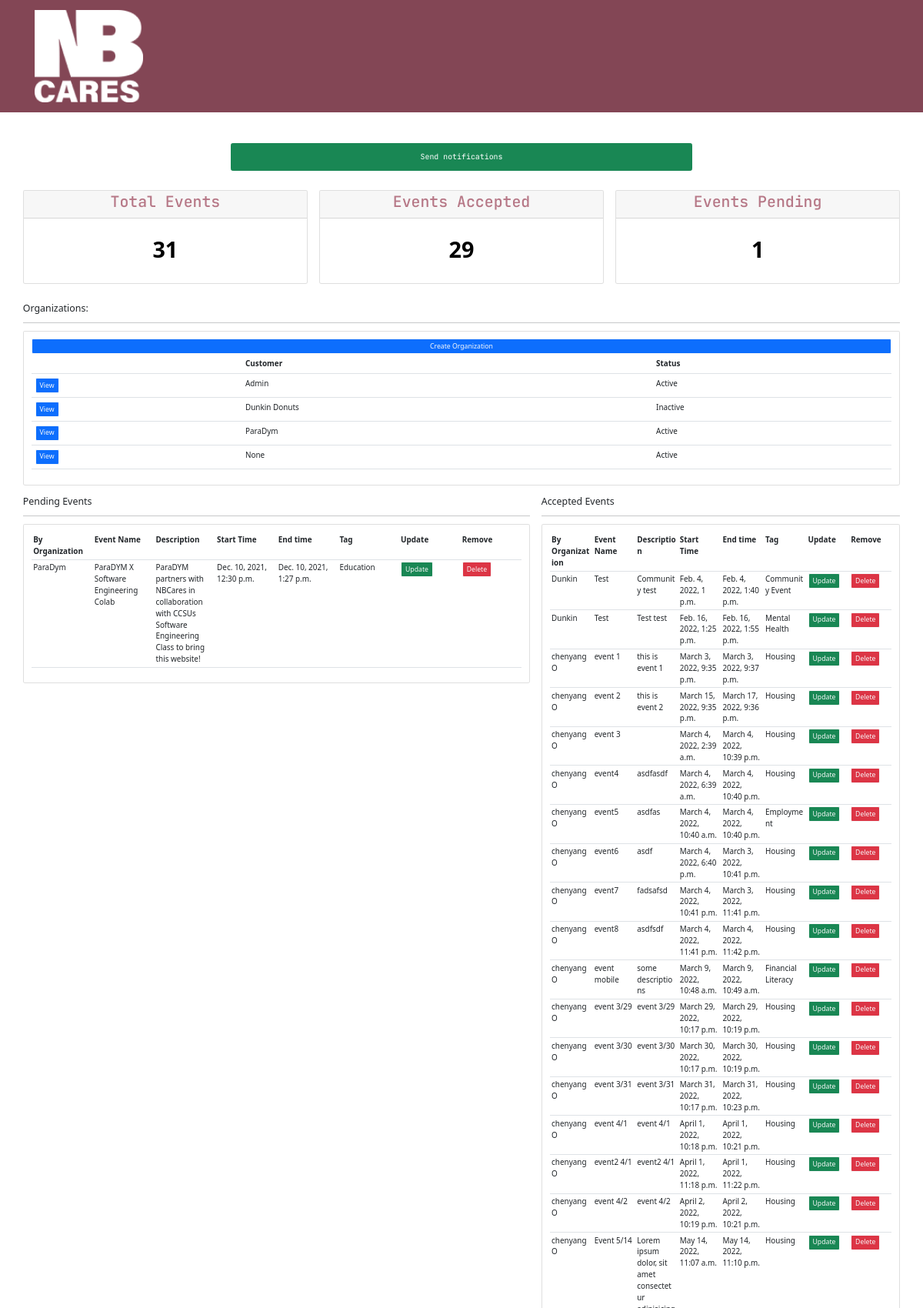
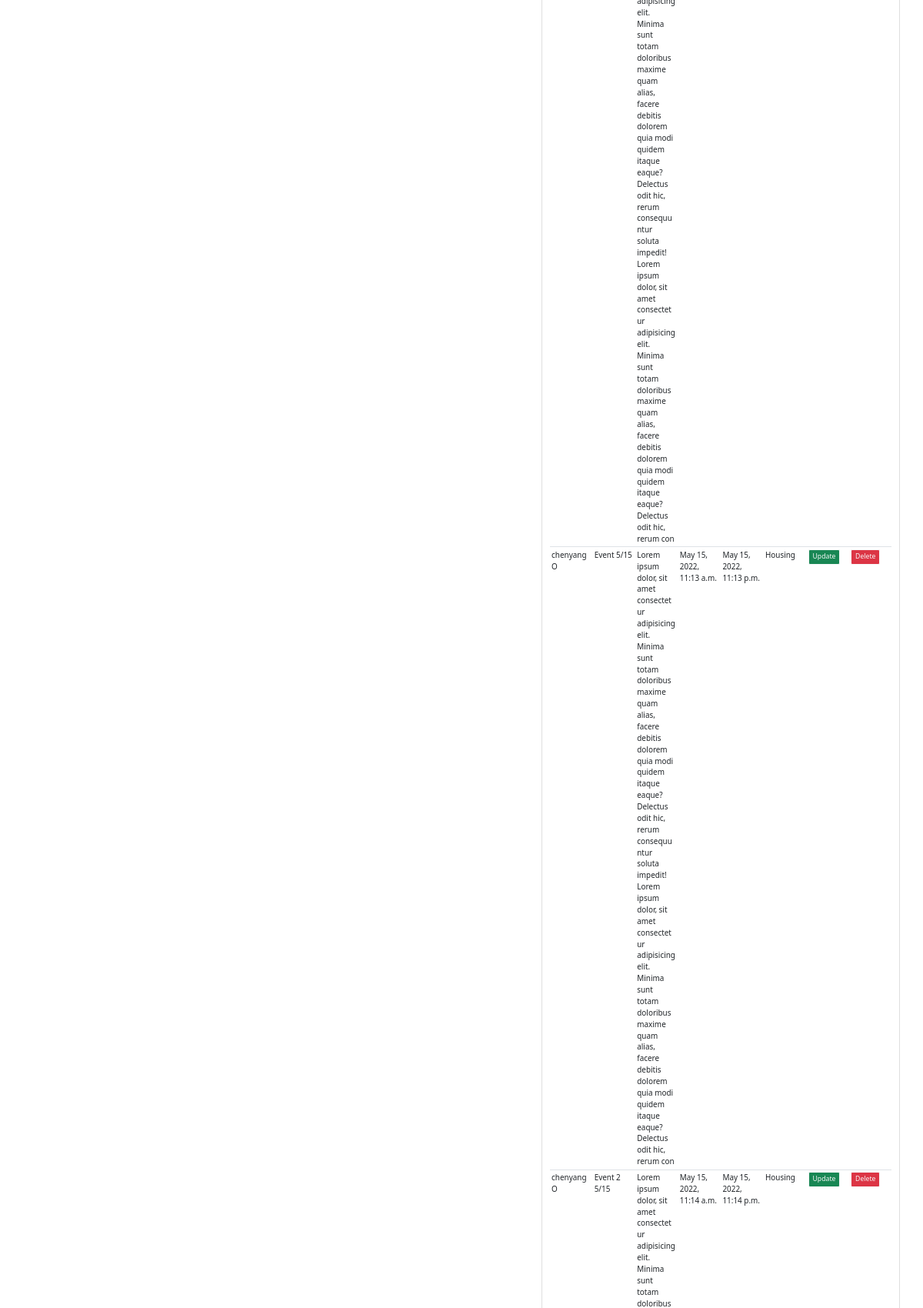
Page /admin-panel (signed in, upper part) on the committed database (2 pictures, top to bottom).
### ProjectSite/models.py (models this page shows, shortened)
class Organization(models.Model):
    ORGANIZATION_STATUS = (
        ('Active', 'Active'),
        ('Inactive', 'Inactive'),
    )
    user = models.OneToOneField(User, on_delete=models.CASCADE, null=True)
    org_name = models.CharField(max_length=40, null=True, blank=False)
    org_address = models.CharField(max_length=60, null=True, blank=True)
    org_phone = models.CharField(max_length=20, null=True, blank=True)
    org_email = models.EmailField(null=True, blank=True)
    org_status = models.CharField(max_length=20, choices=ORGANIZATION_STATUS, default='Active')
    org_date_created = models.DateTimeField(auto_now_add=True, null=True, blank=True)
    def __str__(self):
        return str(self.user)

class Event(models.Model):
    EVENT_TAGS = (
        ('Housing', 'Housing'), ('Employment', 'Employment'), ('Education', 'Education'),
        ('Financial Literacy', 'Financial Literacy'), ('Healthcare', 'Healthcare'), ('Mental Health', 'Mental Health'),
        ('Family Engagement', 'Family Engagement'), ('Children Activities', 'Children Activities'), ('Art', 'Art'),
        ('Community Event', 'Community Event'), ('Fundraising', 'Fundraising'), ('Other', 'Other'),
    )
    EVENT_STATUS = (
        (u'Accepted', u'Accepted'),
        (u'Pending', u'Pending'),
        (u'Canceled', u'Canceled'),
        (u'Requested For Change', u'Requested For Change'),
    )
    user = models.ForeignKey(Organization, on_delete=models.CASCADE)
    event_name = models.CharField(max_length=100, null=True, blank=False)
    event_description = models.TextField(max_length=400, null=True, blank=True)
    event_sTime = models.DateTimeField()
    event_eTime = models.DateTimeField()
    event_tag = models.CharField(max_length=30, null=True, choices=EVENT_TAGS)
    event_status = models.CharField(max_length=30, choices=EVENT_STATUS, default='Pending')
    event_date_created = models.DateTimeField(auto_now_add=True, null=True, blank=True)
    event_popper = models.ImageField(null=True, blank=True, upload_to="images/")
    registered = models.ManyToManyField(User, default=None, blank=True, related_name='registeredUser')

### ProjectSite/decorators.py (the view)
        def wrapper_func(request, *args, **kwargs):
            group = None
            if request.user.groups.exists():
                group = request.user.groups.all()[0].name
            if group in allowed_roles:
                return view_func(request, *args, **kwargs)
            else:
                return HttpResponse('You are not authorized to view this page')

### templates/ProjectSite/admin-panel.html (shortened to what this page needs)
{% extends 'ProjectSite/log-base.html' %}
{% load static %}
{% block body %}
    <form action="{% url 'send_email_notifications' %}" method="GET" class="text-center">
        <button type="submit" class="btn btn-success w-50 p-3 m-3">Send notifications</button>
    </form>
    <br>
    <div class="row px-5">
        <div class="col">
            <div class="col-md">
                <div class="card text-center text-white  mb-3" id="total-orders">
                    <div class="card-header">
                        <h2 class="card-title">Total Events</h2>
                    </div>
                    <div class="card-body">
                        <h3 class="card-title" style="color: black">{{ total_events }}</h3>
                    </div>
                </div>
            </div>
        </div>
        <div class="col">
            <div class="col-md">
                <div class="card text-center text-white  mb-3" id="orders-delivered">
                    <div class="card-header">
                        <h2 class="card-title">Events Accepted</h2>
                    </div>
                    <div class="card-body">
                        <h3 class="card-title" style="color: black">{{ Accepted_events_Count }}</h3>
                    </div>
                </div>
            </div>
        </div>
        <div class="col">
            <div class="col-md">
                <div class="card text-center text-white  mb-3" id="orders-pending">
                    <div class="card-header">
                        <h2 class="card-title">Events Pending</h2>
                    </div>
                    <div class="card-body">
                        <h3 class="card-title" style="color: black">{{ pending_events_Count }}</h3>
                    </div>
                </div>
            </div>
        </div>
    </div>
    <br>
    <div class="row px-5">
        <div class="col-md-12 pb-4">
            <h5>Organizations:</h5>
            <hr>
            <div class="card card-body">
                <a class="btn btn-primary btn-sm btn-block btn-outline-light" href="{% url 'admin_user_creation' %}">Create
                    Organization</a>
                <table class="table table-lg">
                    <tr>
                        <th></th>
                        <th>Customer</th>
                        <th>Status</th>
                    </tr>
                    {% for org in orgs %}
                        <tr>
                            <td><a class="btn btn-primary btn-outline-light btn-sm btn-block"
                                   href="{% url 'admin_organization' org.id %}">View</a></td>
                            <td>{{ org.org_name }}</td>
                            <td>{{ org.org_status }}</td>
                        </tr>
                    {% endfor %}
                </table>
            </div>
        </div>
        <div class="col-md-7">
            <h5>Pending Events</h5>
            <hr>
            <div class="card card-body">
                <table class="table table-sm" style="table-layout: fixed">
                    <tr>
                        <th>By Organization</th>
                        <th>Event Name</th>
                        <th>Description</th>
                        <th>Start Time</th>
                        <th>End time</th>
                        <th>Tag</th>
                        <th>Update</th>
                        <th>Remove</th>
                    </tr>
                    {% for event in pending_events %}
                        <tr>
                            <td>{{ event.user }}</td>
                            <td>{{ event.event_name }}</td>
                            <td>{{ event.event_description }}</td>
                            <td>{{ event.event_sTime }}</td>
                            <td>{{ event.event_eTime }}</td>
                            <td>{{ event.event_tag }}</td>
                            <td><a class="btn btn-success btn-outline-light btn-sm btn-block"
                                   href="{% url 'update_events' event.id %}">Update</a></td>
                            <td><a class="btn btn-danger btn-outline-light btn-sm btn-block"
                                   href="{% url 'delete_events' event.id %}">Delete</a></td>
                        </tr>
                    {% endfor %}
                </table>
            </div>
        </div>
        <div class="col-md-5">
            <h5>Accepted Events</h5>
            <hr>
            <div class="card card-body">
                <table class="table table-sm" style="table-layout: fixed">
                    <tr>
                        <th>By Organization</th>
                        <th>Event Name</th>
                        <th>Description</th>
                        <th>Start Time</th>
                        <th>End time</th>
                        <th>Tag</th>
                        <th>Update</th>
                        <th>Remove</th>
                    </tr>
                    {% for event in Accepted_events %}
                        <tr>
                            <td>{{ event.user }}</td>
                            <td>{{ event.event_name }}</td>
                            <td style="word-wrap: break-word">{{ event.event_description }}</td>
                            <td>{{ event.event_sTime }}</td>
                            <td>{{ event.event_eTime }}</td>
                            <td>{{ event.event_tag }}</td>
                            <td><a class="btn btn-success btn-outline-light btn-sm btn-block"
                                   href="{% url 'update_events' event.id %}">Update</a></td>
                            <td><a class="btn btn-danger btn-outline-light btn-sm btn-block"
                                   href="{% url 'delete_events' event.id %}">Delete</a></td>
                        </tr>
                    {% endfor %}
                </table>
            </div>
        </div>
    </div>
{% endblock %}

### static/css/ProjectSite.css (style rules this page uses)
* { margin: 0; padding: 0; }
html { position: relative; min-height: 100%; font-size: 62%; scroll-behavior: smooth; }
body { --main-color: #EFD466; --primary-color: #D7B030; --button-background: #FFF7B6; --primary-button-background: #b67786; --background-color: #834655; margin-bottom: 180px; }
h1,h2 { font-family: 'JetBrains Mono', monospace;color: var(--primary-button-background); }
button { font-family: 'JetBrains Mono', monospace;color: var(--primary-button-background); }
h3 { font-weight: 750; font-size: 2.9rem; line-height: 6rem; text-transform: capitalize; }
a { text-decoration: none;cursor: pointer; }
h2 { margin: 0 0 1rem; line-height: 1; }

### rows in the picture
Organization: org_name "Admin", org_status "Active"
Organization: org_name "Dunkin Donuts", org_status "Inactive"
Organization: org_name "ParaDym", org_status "Active"
Organization: org_name "None", org_status "Active"
Event: user "ParaDym", event_name "ParaDYM X Software Engineering Colab", event_description "ParaDYM partners with NBCares in collaboration with CCSUs Software Engineering Class to bring this website!", event_sTime "Dec. 10, 2021, 12:30 p.m.", event_eTime "Dec. 10, 2021, 1:27 p.m.", event_tag "Education"
Event: user "Dunkin", event_name "Test", event_description "Community test", event_sTime "Feb. 4, 2022, 1 p.m.", event_eTime "Feb. 4, 2022, 1:40 p.m.", event_tag "Community Event"
Event: user "Dunkin", event_name "Test", event_description "Test test", event_sTime "Feb. 16, 2022, 1:25 p.m.", event_eTime "Feb. 16, 2022, 1:55 p.m.", event_tag "Mental Health"
Event: user "chenyangO", event_name "event 1", event_description "this is event 1", event_sTime "March 3, 2022, 9:35 p.m.", event_eTime "March 3, 2022, 9:37 p.m.", event_tag "Housing"
Event: user "chenyangO", event_name "event 2", event_description "this is event 2", event_sTime "March 15, 2022, 9:35 p.m.", event_eTime "March 17, 2022, 9:36 p.m.", event_tag "Housing"
Event: user "chenyangO", event_name "event 3", event_sTime "March 4, 2022, 2:39 a.m.", event_eTime "March 4, 2022, 10:39 p.m.", event_tag "Housing"
Event: user "chenyangO", event_name "event4", event_description "asdfasdf", event_sTime "March 4, 2022, 6:39 a.m.", event_eTime "March 4, 2022, 10:40 p.m.", event_tag "Housing"
Event: user "chenyangO", event_name "event5", event_description "asdfas", event_sTime "March 4, 2022, 10:40 a.m.", event_eTime "March 4, 2022, 10:40 p.m.", event_tag "Employment"
Event: user "chenyangO", event_name "event6", event_description "asdf", event_sTime "March 4, 2022, 6:40 p.m.", event_eTime "March 3, 2022, 10:41 p.m.", event_tag "Housing"
Event: user "chenyangO", event_name "event7", event_description "fadsafsd", event_sTime "March 4, 2022, 10:41 p.m.", event_eTime "March 3, 2022, 11:41 p.m.", event_tag "Housing"
Event: user "chenyangO", event_name "event8", event_description "asdfsdf", event_sTime "March 4, 2022, 11:41 p.m.", event_eTime "March 4, 2022, 11:42 p.m.", event_tag "Housing"
Event: user "chenyangO", event_name "event mobile", event_description "some descriptions", event_sTime "March 9, 2022, 10:48 a.m.", event_eTime "March 9, 2022, 10:49 a.m.", event_tag "Financial Literacy"
Event: user "chenyangO", event_name "event 3/29", event_description "event 3/29", event_sTime "March 29, 2022, 10:17 p.m.", event_eTime "March 29, 2022, 10:19 p.m.", event_tag "Housing"
Event: user "chenyangO", event_name "event 3/30", event_description "event 3/30", event_sTime "March 30, 2022, 10:17 p.m.", event_eTime "March 30, 2022, 10:19 p.m.", event_tag "Housing"
Event: user "chenyangO", event_name "event 3/31", event_description "event 3/31", event_sTime "March 31, 2022, 10:17 p.m.", event_eTime "March 31, 2022, 10:23 p.m.", event_tag "Housing"
Event: user "chenyangO", event_name "event 4/1", event_description "event 4/1", event_sTime "April 1, 2022, 10:18 p.m.", event_eTime "April 1, 2022, 10:21 p.m.", event_tag "Housing"
Event: user "chenyangO", event_name "event2 4/1", event_description "event2 4/1", event_sTime "April 1, 2022, 11:18 p.m.", event_eTime "April 1, 2022, 11:22 p.m.", event_tag "Housing"
Event: user "chenyangO", event_name "event 4/2", event_description "event 4/2", event_sTime "April 2, 2022, 10:19 p.m.", event_eTime "April 2, 2022, 10:21 p.m.", event_tag "Housing"
Event: user "chenyangO", event_name "Event 5/14", event_description "Lorem ipsum dolor, sit amet consectetur adipisicing elit. Minima sunt totam doloribus maxime quam alias, facere debitis dolorem quia modi quidem itaque eaque? Delectus odit hic, rerum consequuntur soluta impedit! Lorem ipsum dolor, sit amet consectetur adipisicing elit. Minima sunt totam doloribus maxime quam alias, facere debitis dolorem quia modi quidem itaque eaque? Delectus odit hic, rerum con", event_sTime "May 14, 2022, 11:07 a.m.", event_eTime "May 14, 2022, 11:10 p.m.", event_tag "Housing"
Event: user "chenyangO", event_name "Event 5/15", event_description "Lorem ipsum dolor, sit amet consectetur adipisicing elit. Minima sunt totam doloribus maxime quam alias, facere debitis dolorem quia modi quidem itaque eaque? Delectus odit hic, rerum consequuntur soluta impedit! Lorem ipsum dolor, sit amet consectetur adipisicing elit. Minima sunt totam doloribus maxime quam alias, facere debitis dolorem quia modi quidem itaque eaque? Delectus odit hic, rerum con", event_sTime "May 15, 2022, 11:13 a.m.", event_eTime "May 15, 2022, 11:13 p.m.", event_tag "Housing"
Event: user "chenyangO", event_name "Event 2 5/15", event_sTime "May 15, 2022, 11:14 a.m.", event_eTime "May 15, 2022, 11:14 p.m.", event_tag "Housing"

### other values in the picture
{{ total_events }} "31"
{{ Accepted_events_Count }} "29"
{{ pending_events_Count }} "1"
